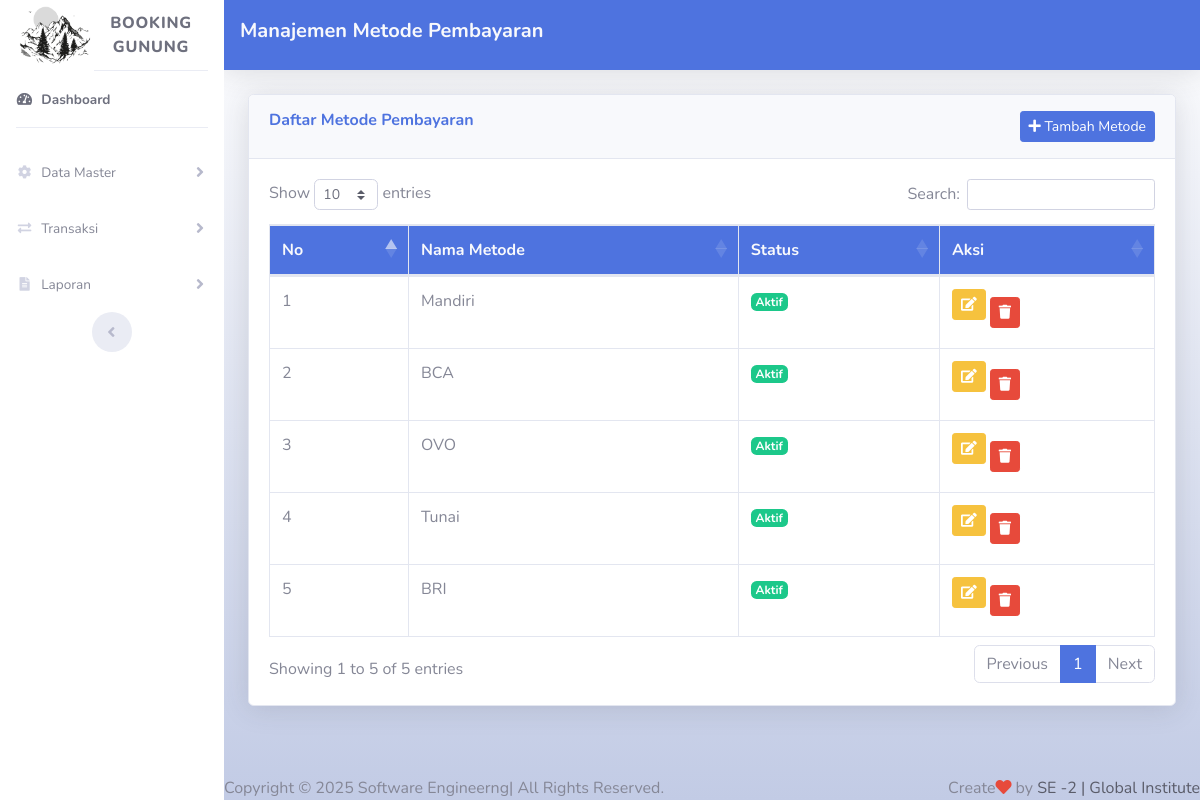
Screenshot of /transaksi/metode_pembayaran.php (signed in) with the database file from the repository.
### tables this page shows
CREATE TABLE `payment_methods` (
  `id` int(11) NOT NULL,
  `method_name` varchar(50) NOT NULL,
  `is_active` tinyint(1) DEFAULT 1,
  `created_at` timestamp NOT NULL DEFAULT current_timestamp()
);

### transaksi/metode_pembayaran.php (the view, shortened to what this page needs)
<?php
include '../config/koneksi.php';
$query = mysqli_query($conn, "SELECT * FROM payment_methods");
?>
<!DOCTYPE html>
<html lang="en">
<head>
    <link href="../vendor/fontawesome-free/css/all.min.css" rel="stylesheet" type="text/css">
    <link href="../css/sb-admin-2.min.css" rel="stylesheet">
    <link href="https://cdn.datatables.net/1.10.20/css/dataTables.bootstrap4.min.css" rel="stylesheet">
</head>
<body id="page-top">
    <div id="wrapper">
        <?php include "side_bar.php"; ?>
        <div id="content-wrapper" class="d-flex flex-column bg-gradient-light">
            <div id="content">
                <nav class="navbar navbar-expand navbar-dark bg-primary topbar mb-4 static-top shadow">
                    <h5 class="text-light font-weight-bold">Manajemen Metode Pembayaran</h5>
                </nav>
                <div class="container-fluid">
                    <div class="card shadow mb-4">
                        <div class="card-header py-3 d-flex justify-content-between">
                            <h6 class="m-0 font-weight-bold text-primary">Daftar Metode Pembayaran</h6>
                            <button class="btn btn-sm btn-primary" data-toggle="modal" data-target="#tambahMetodeModal">
                                <i class="fas fa-plus"></i> Tambah Metode
                            </button>
                        </div>
                        <div class="card-body">
                            <div class="table-responsive">
                                <table class="table table-bordered" id="dataTable" width="100%" cellspacing="0">
                                    <thead class="bg-primary text-light">
                                        <tr>
                                            <th>No</th>
                                            <th>Nama Metode</th>
                                            <th>Status</th>
                                            <th>Aksi</th>
                                        </tr>
                                    </thead>
                                    <tbody>
                                        <?php
                                        $no = 1;
                                        while ($row = mysqli_fetch_assoc($query)) {
                                        ?>
                                            <tr>
                                                <td><?= $no++; ?></td>
                                                <td><?= htmlspecialchars($row['method_name']); ?></td>
                                                <td>
                                                    <?php if ($row['is_active'] == 1) : ?>
                                                        <span class="badge badge-success">Aktif</span>
                                                    <?php else : ?>
                                                        <span class="badge badge-danger">Tidak Aktif</span>
                                                    <?php endif; ?>
                                                </td>
                                                <td>
                                                    <button class="btn btn-sm btn-warning mb-3 edit-btn"
                                                            data-id="<?= $row['id']; ?>"
                                                            data-method_name="<?= $row['method_name']; ?>"
                                                            data-is_active="<?= $row['is_active']; ?>"
                                                            data-toggle="modal" data-target="#editMetodeModal">
                                                        <i class="fas fa-edit"></i>
                                                    </button>
                                                    <a href="metode_pembayaran.php?hapus_id=<?= $row['id']; ?>" class="btn btn-sm btn-danger" onclick="return confirm('Yakin ingin menghapus metode pembayaran ini?');">
                                                        <i class="fas fa-trash"></i>
                                                    </a>
                                                </td>
                                            </tr>
                                        <?php } ?>
                                    </tbody>
                                </table>
                            </div>
                        </div>
                    </div>
                </div>
            </div>
            <?php include "../footer.php"; ?>
        </div>
    </div>
</body>
</html>

### rows the page displays
payment_methods: method_name "Mandiri", is_active "Aktif"
payment_methods: method_name "BCA", is_active "Aktif"
payment_methods: method_name "OVO", is_active "Aktif"
payment_methods: method_name "Tunai", is_active "Aktif"
payment_methods: method_name "BRI", is_active "Aktif"
